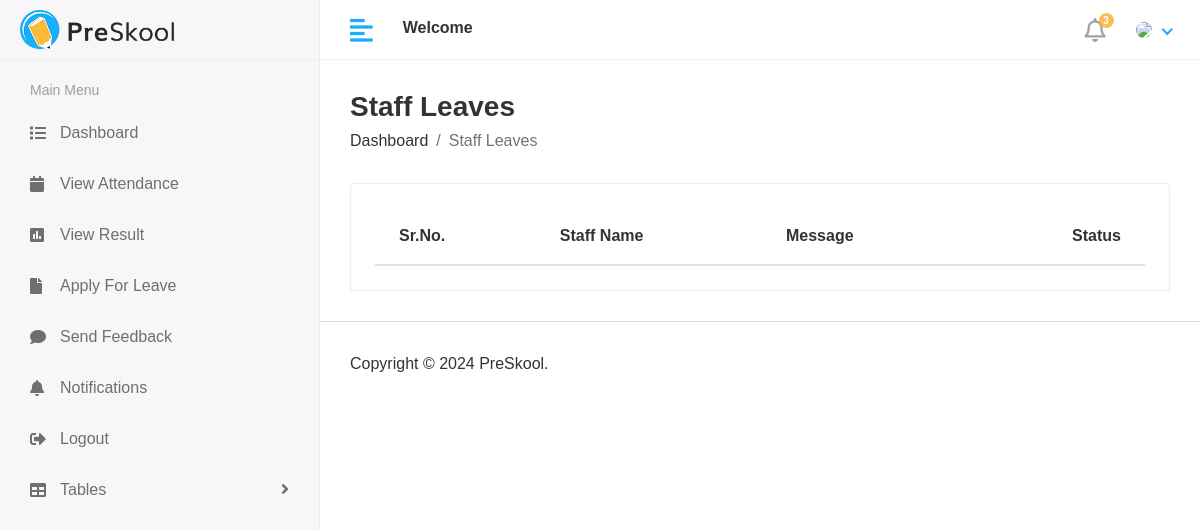
Page /hod/view-staff-leave/ on the earlier database version.
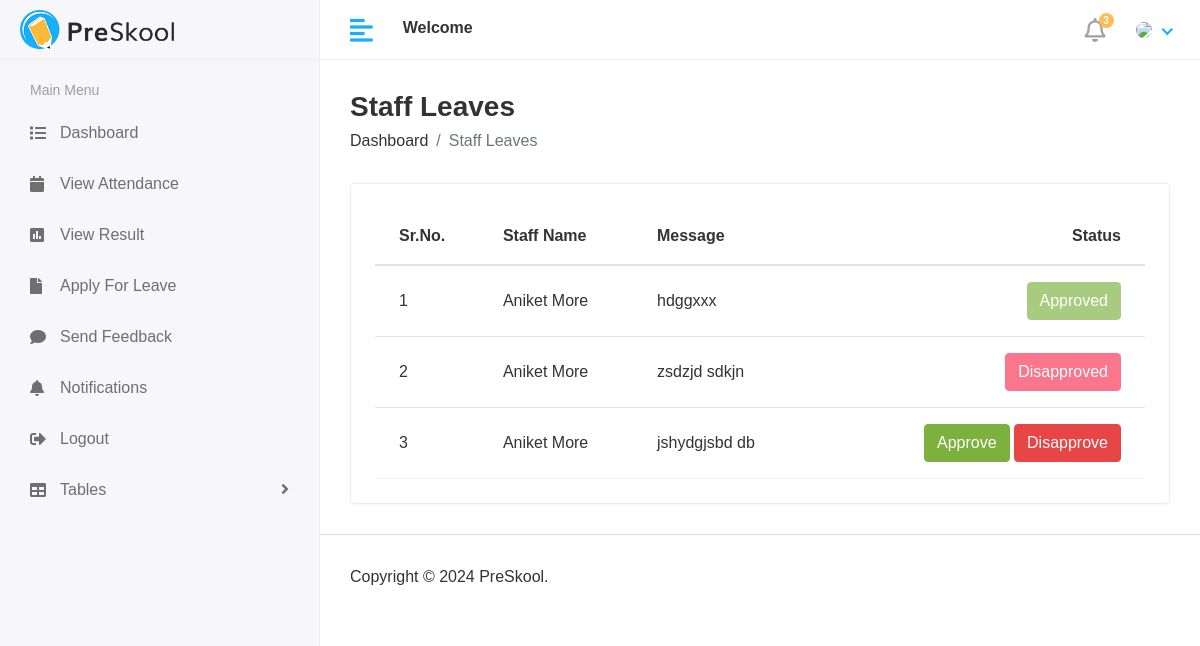
Same page on the later database version.
### hod/models.py (models this page shows, shortened)
class StaffLeave(models.Model):
    staff = models.ForeignKey(Staff, on_delete=models.CASCADE)
    date = models.CharField(max_length=100)
    message = models.TextField()
    status = models.IntegerField(default=0)
    created_at = models.DateTimeField(auto_now_add=True)
    updated_at = models.DateTimeField(auto_now_add=True)

### staff/models.py (models this page shows, shortened)
class Staff(models.Model):
    admin = models.OneToOneField(CustomUser, on_delete=models.CASCADE)
    gender = models.CharField(max_length=100)
    address = models.TextField()
    contact_no = models.CharField(max_length=20, null=True, blank=True)
    created_at = models.DateTimeField(auto_now_add=True)
    updated_at = models.DateTimeField(auto_now_add=True)

### app/models.py (models this page shows)
class CustomUser(AbstractUser):
    USER = (
        (1, "HOD"),
        (2, "STAFF"),
        (3, "STUDENT")
    )
    user_type = models.CharField(max_length=50, choices=USER, default=1)
    profile_pic = models.ImageField(upload_to="media/profile_pic")

### hod/views.py (the view)
# urls.py: path("view-staff-leave/", views.view_staff_leaves, name="view_staff_leaves"),
def view_staff_leaves(request):
    leaves = StaffLeave.objects.all()
    context = {"leaves":leaves}
    return render(request, "hod/viewStaffLeaves.html", context)

### templates/hod/viewStaffLeaves.html (shortened to what this page needs)
{% extends 'base.html' %}
{% load static %}
{% block content %}
        <div class="content container-fluid">
             <div class="page-header">
                <div class="row align-items-center">
                   <div class="col">
                      <h3 class="page-title">Staff Leaves</h3>
                        <ul class="breadcrumb">
                         <li class="breadcrumb-item"><a href="{% url 'hod_home' %}">Dashboard</a></li>
                         <li class="breadcrumb-item active">Staff Leaves</li>
                        </ul>
                   </div>
                </div>
             </div>
             <div class="row">
               <div class="col-sm-12">
                  <div class="card card-table">
                     <div class="card-body">
                        <div class="table-responsive">
                           <table id="table_id" class="table table-hover table-center mb-0 ">
                              <thead>
                                 <tr>
                                    <th>Sr.No.</th>
                                    <th>Staff Name</th>
                                    <th>Message</th>
                                    <th class="text-right">Status</th>
                                 </tr>
                              </thead>
                              <tbody>
                              {% for l in leaves %}
                                 <tr>
                                    <td>{{forloop.counter}}</td>
                                    <td>{{l.staff.admin.first_name}} {{l.staff.admin.last_name}}</td>
                                    <td>{{l.message}}</td>
                                    <td class="text-right">
                                       <div class="actions">
                                           {% if l.status == 0 %}
                                           <a href="{% url 'approve_staff_leave' l.id %}" class="btn btn-success">Approve</a>
                                           <a href="{% url 'disapprove_staff_leave' l.id %}" class="btn btn-danger">Disapprove</a>
                                           {% elif l.status == 1 %}
                                           <button class="btn btn-success" disabled="disabled">Approved</button>
                                           {% else %}
                                           <button class="btn btn-danger" disabled="disabled">Disapproved</button>
                                           {% endif %}
                                       </div>
                                    </td>
                                 </tr>
                              {% endfor %}
                              </tbody>
                           </table>
                        </div>
                     </div>
                  </div>
               </div>
             </div>
        </div>
{% endblock %}

Differences in the rows shown:
added StaffLeave: staff.admin.first_name "Aniket", staff.admin.last_name "More", message "hdggxxx", status "Approved"
added StaffLeave: staff.admin.first_name "Aniket", staff.admin.last_name "More", message "zsdzjd sdkjn", status "Disapproved"
added StaffLeave: staff.admin.first_name "Aniket", staff.admin.last_name "More", message "jshydgjsbd db", status "Approve"
